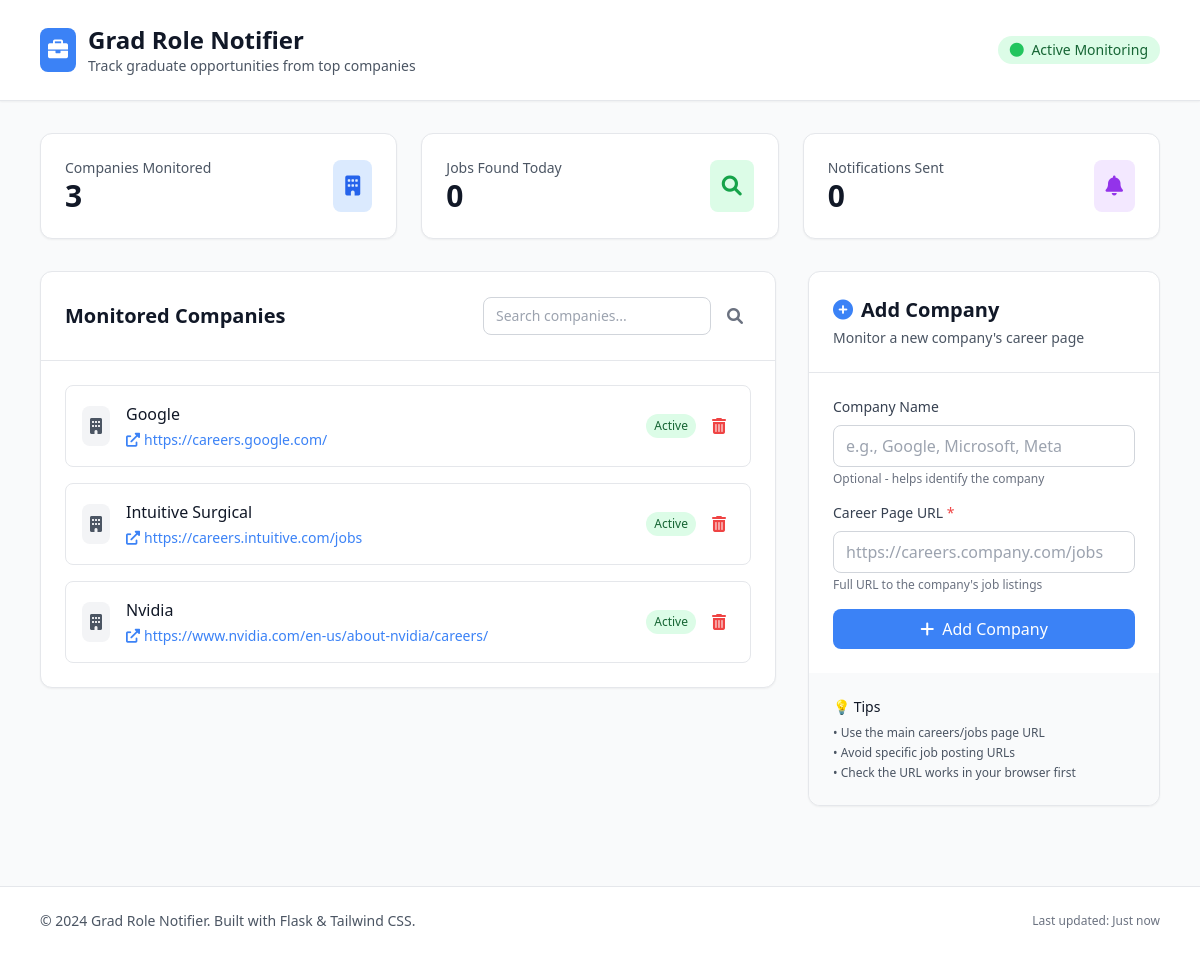
The page / on the database its author committed.
### tables this page shows
CREATE TABLE companies (
    id INTEGER PRIMARY KEY AUTOINCREMENT,
    name TEXT,
    url TEXT UNIQUE
, platform TEXT);

### app.py (the view)
@app.route('/')
def index():
    conn = get_db_connection()
    companies = conn.execute("SELECT * FROM companies ORDER BY name").fetchall()
    conn.close()
    return render_template('index.html', companies=companies)

### app.py (called while the page is built)
def get_db_connection():
    conn = sqlite3.connect(DB_PATH)
    conn.row_factory = sqlite3.Row
    return conn

### templates/index.html (shortened to what this page needs)
<!DOCTYPE html>
<html lang="en">
<head>
    <script src="https://cdn.tailwindcss.com"></script>
    <link rel="stylesheet" href="https://cdnjs.cloudflare.com/ajax/libs/font-awesome/6.0.0/css/all.min.css">
</head>
<body class="bg-gray-50 min-h-screen">
    <header class="bg-white shadow-sm border-b">
        <div class="max-w-6xl mx-auto px-4 py-6">
            <div class="flex items-center justify-between">
                <div class="flex items-center space-x-3">
                    <div class="bg-primary text-white p-2 rounded-lg">
                        <i class="fas fa-briefcase text-xl"></i>
                    </div>
                    <div>
                        <h1 class="text-2xl font-bold text-gray-900">Grad Role Notifier</h1>
                        <p class="text-gray-600 text-sm">Track graduate opportunities from top companies</p>
                    </div>
                </div>
                <div class="hidden md:flex items-center space-x-4">
                    <div class="bg-green-100 text-green-800 px-3 py-1 rounded-full text-sm font-medium">
                        <i class="fas fa-circle text-green-500 mr-1"></i>
                        Active Monitoring
                    </div>
                </div>
            </div>
        </div>
    </header>
    <main class="max-w-6xl mx-auto px-4 py-8">
        <div class="grid grid-cols-1 md:grid-cols-3 gap-6 mb-8">
            <div class="bg-white rounded-xl shadow-sm p-6 border">
                <div class="flex items-center justify-between">
                    <div>
                        <p class="text-gray-600 text-sm font-medium">Companies Monitored</p>
                        <p class="text-3xl font-bold text-gray-900">{{ companies|length }}</p>
                    </div>
                    <div class="bg-blue-100 p-3 rounded-lg">
                        <i class="fas fa-building text-blue-600 text-xl"></i>
                    </div>
                </div>
            </div>
            <div class="bg-white rounded-xl shadow-sm p-6 border">
                <div class="flex items-center justify-between">
                    <div>
                        <p class="text-gray-600 text-sm font-medium">Jobs Found Today</p>
                        <p class="text-3xl font-bold text-gray-900">0</p>
                    </div>
                    <div class="bg-green-100 p-3 rounded-lg">
                        <i class="fas fa-search text-green-600 text-xl"></i>
                    </div>
                </div>
            </div>
            <div class="bg-white rounded-xl shadow-sm p-6 border">
                <div class="flex items-center justify-between">
                    <div>
                        <p class="text-gray-600 text-sm font-medium">Notifications Sent</p>
                        <p class="text-3xl font-bold text-gray-900">0</p>
                    </div>
                    <div class="bg-purple-100 p-3 rounded-lg">
                        <i class="fas fa-bell text-purple-600 text-xl"></i>
                    </div>
                </div>
            </div>
        </div>
        <div class="grid grid-cols-1 lg:grid-cols-3 gap-8">
            <div class="lg:col-span-2">
                <div class="bg-white rounded-xl shadow-sm border">
                    <div class="p-6 border-b">
                        <div class="flex items-center justify-between">
                            <h2 class="text-xl font-semibold text-gray-900">Monitored Companies</h2>
                            <div class="flex items-center space-x-2">
                                <input type="text" id="searchInput" placeholder="Search companies..."
                                       class="px-3 py-2 border border-gray-300 rounded-lg text-sm focus:outline-none focus:ring-2 focus:ring-primary focus:border-transparent">
                                <button onclick="toggleSearch()" class="p-2 text-gray-500 hover:text-gray-700">
                                    <i class="fas fa-search"></i>
                                </button>
                            </div>
                        </div>
                    </div>
                    <div class="p-6">
                        {% if companies %}
                            <div class="space-y-4" id="companiesList">
                                {% for company in companies %}
                                    <div class="company-item flex items-center justify-between p-4 border border-gray-200 rounded-lg hover:border-primary transition-colors">
                                        <div class="flex items-center space-x-4 flex-1">
                                            <div class="bg-gray-100 p-2 rounded-lg">
                                                <i class="fas fa-building text-gray-600"></i>
                                            </div>
                                            <div class="flex-1">
                                                <h3 class="font-medium text-gray-900">
                                                    {{ company.name or 'Unnamed Company' }}
                                                </h3>
                                                <a href="{{ company.url }}" target="_blank"
                                                   class="text-primary hover:text-secondary text-sm flex items-center mt-1">
                                                    <i class="fas fa-external-link-alt mr-1"></i>
                                                    {{ company.url[:50] }}{% if company.url|length > 50 %}...{% endif %}
                                                </a>
                                            </div>
                                        </div>
                                        <div class="flex items-center space-x-2">
                                            <span class="bg-green-100 text-green-800 px-2 py-1 rounded-full text-xs font-medium">
                                                Active
                                            </span>
                                            <form method="post" action="{{ url_for('delete_company', id=company.id) }}"
                                                  onsubmit="return confirmDelete('{{ company.name or 'this company' }}')" class="inline">
                                                <button type="submit"
                                                        class="p-2 text-red-500 hover:text-red-700 hover:bg-red-50 rounded-lg transition-colors">
                                                    <i class="fas fa-trash-alt"></i>
                                                </button>
                                            </form>
                                        </div>
                                    </div>
                                {% endfor %}
                            </div>
                        {% endif %}
                    </div>
                </div>
            </div>
            <div class="lg:col-span-1">
                <div class="bg-white rounded-xl shadow-sm border sticky top-8">
                    <div class="p-6 border-b">
                        <h2 class="text-xl font-semibold text-gray-900 flex items-center">
                            <i class="fas fa-plus-circle text-primary mr-2"></i>
                            Add Company
                        </h2>
                        <p class="text-gray-600 text-sm mt-1">Monitor a new company's career page</p>
                    </div>
                    <form method="post" action="{{ url_for('add_company') }}" class="p-6 space-y-4" id="addCompanyForm">
                        <div>
                            <label for="name" class="block text-sm font-medium text-gray-700 mb-2">
                                Company Name
                            </label>
                            <input type="text"
                                   name="name"
                                   id="name"
                                   placeholder="e.g., Google, Microsoft, Meta"
                                   class="w-full px-3 py-2 border border-gray-300 rounded-lg focus:outline-none focus:ring-2 focus:ring-primary focus:border-transparent">
                            <p class="text-xs text-gray-500 mt-1">Optional - helps identify the company</p>
                        </div>
                        <div>
                            <label for="url" class="block text-sm font-medium text-gray-700 mb-2">
                                Career Page URL <span class="text-red-500">*</span>
                            </label>
                            <input type="url"
                                   name="url"
                                   id="url"
                                   placeholder="https://careers.company.com/jobs"
                                   required
                                   class="w-full px-3 py-2 border border-gray-300 rounded-lg focus:outline-none focus:ring-2 focus:ring-primary focus:border-transparent">
                            <p class="text-xs text-gray-500 mt-1">Full URL to the company's job listings</p>
                        </div>
                        <button type="submit"
                                class="w-full bg-primary text-white py-2 px-4 rounded-lg hover:bg-secondary transition-colors font-medium flex items-center justify-center">
                            <i class="fas fa-plus mr-2"></i>
                            Add Company
                        </button>
                    </form>
                    <div class="p-6 bg-gray-50 rounded-b-xl">
                        <h3 class="text-sm font-medium text-gray-900 mb-2">💡 Tips</h3>
                        <ul class="text-xs text-gray-600 space-y-1">
                            <li>• Use the main careers/jobs page URL</li>
                            <li>• Avoid specific job posting URLs</li>
                            <li>• Check the URL works in your browser first</li>
                        </ul>
                    </div>
                </div>
            </div>
        </div>
    </main>
    <footer class="bg-white border-t mt-12">
        <div class="max-w-6xl mx-auto px-4 py-6">
            <div class="flex items-center justify-between">
                <p class="text-gray-600 text-sm">
                    © 2024 Grad Role Notifier. Built with Flask & Tailwind CSS.
                </p>
                <div class="flex items-center space-x-4">
                    <span class="text-xs text-gray-500">Last updated: Just now</span>
                </div>
            </div>
        </div>
    </footer>
</body>
</html>

### rows shown on the page
companies: name "Google", url "https://careers.google.com/"
companies: name "Intuitive Surgical", url "https://careers.intuitive.com/jobs"
companies: name "Nvidia", url "https://www.nvidia.com/en-us/about-nvidia/careers/"

### other values the page prints
{{ companies|length }} "3"
